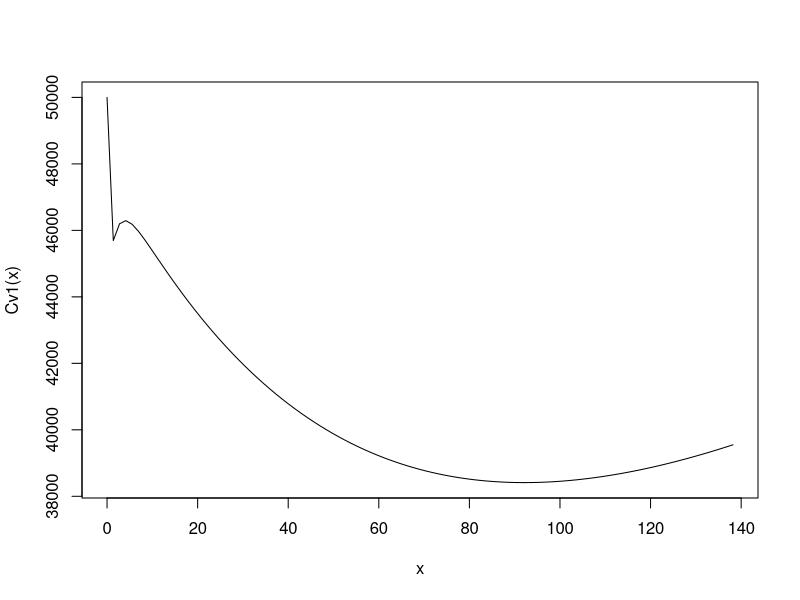
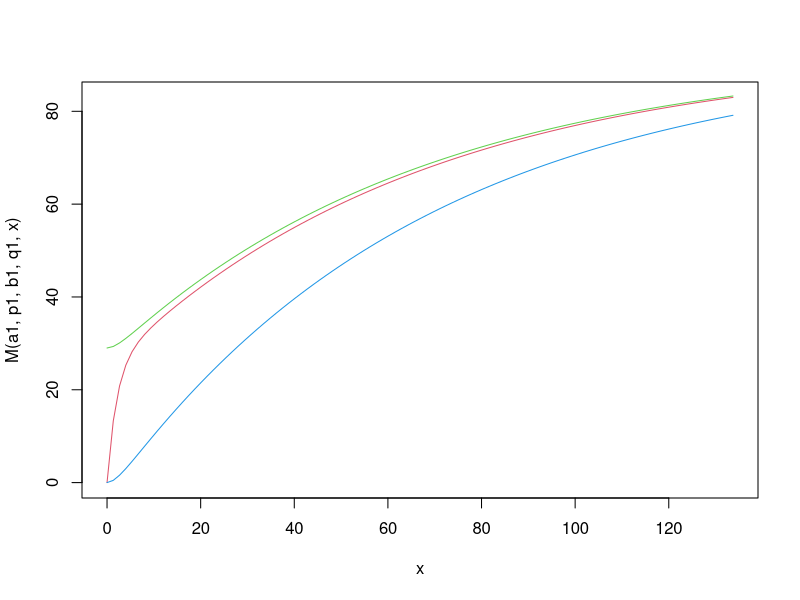
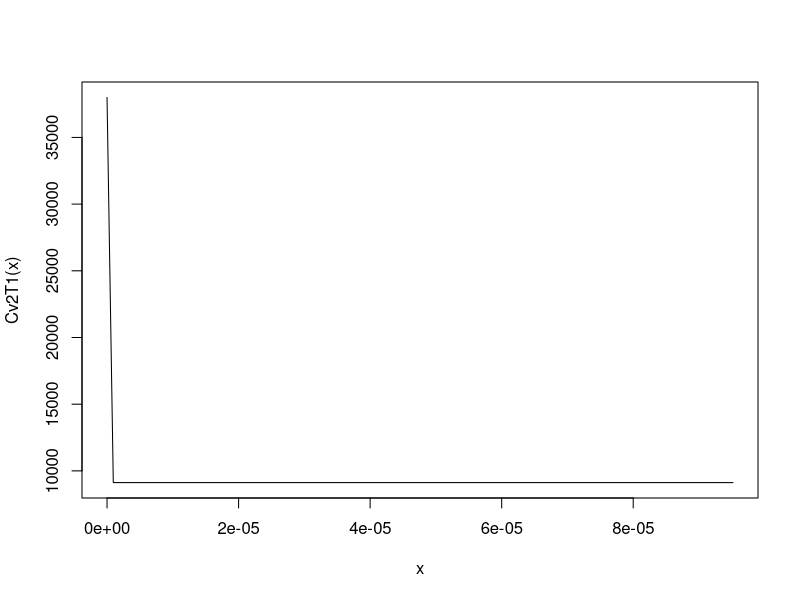
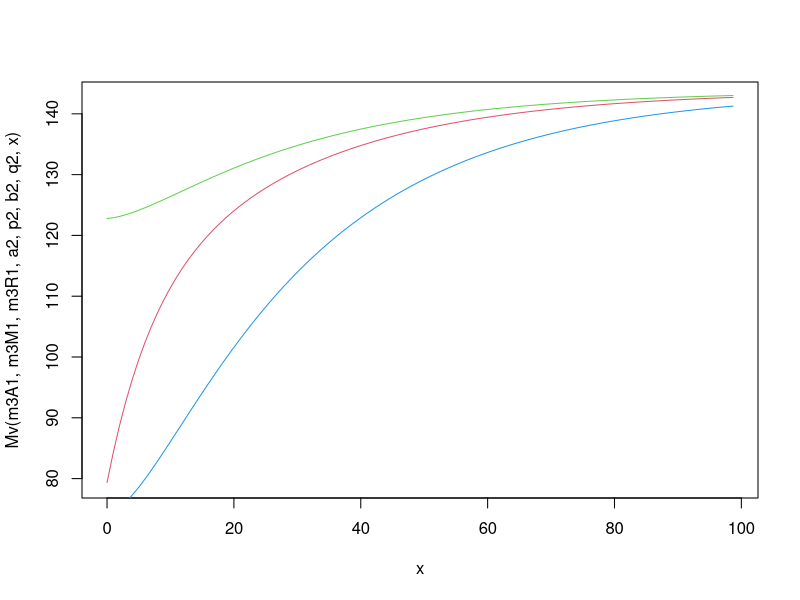
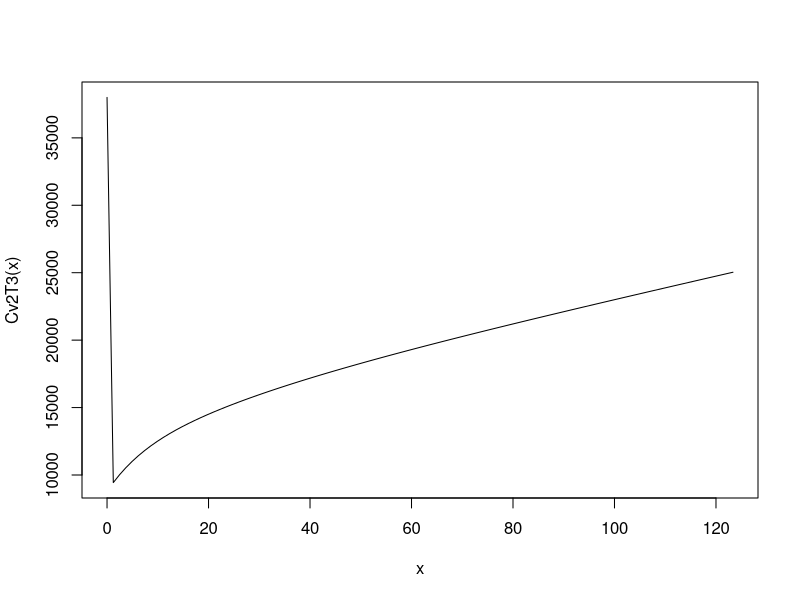
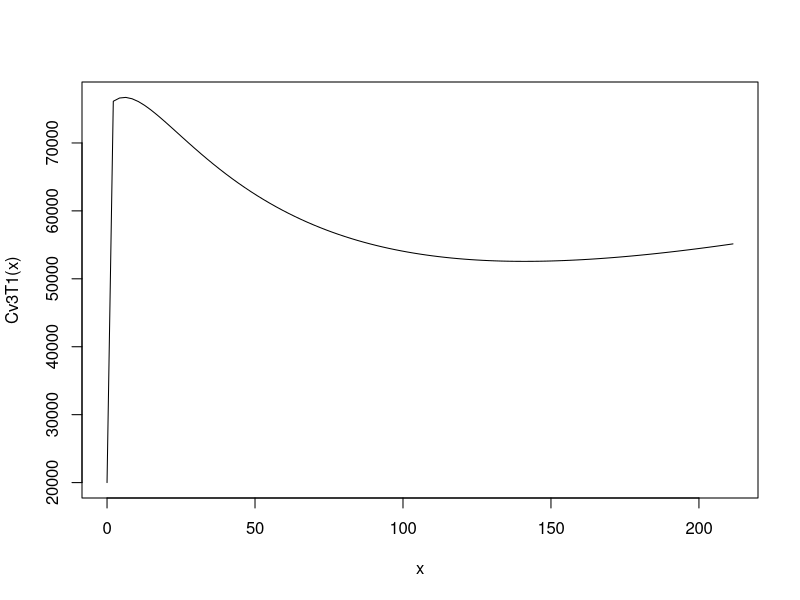
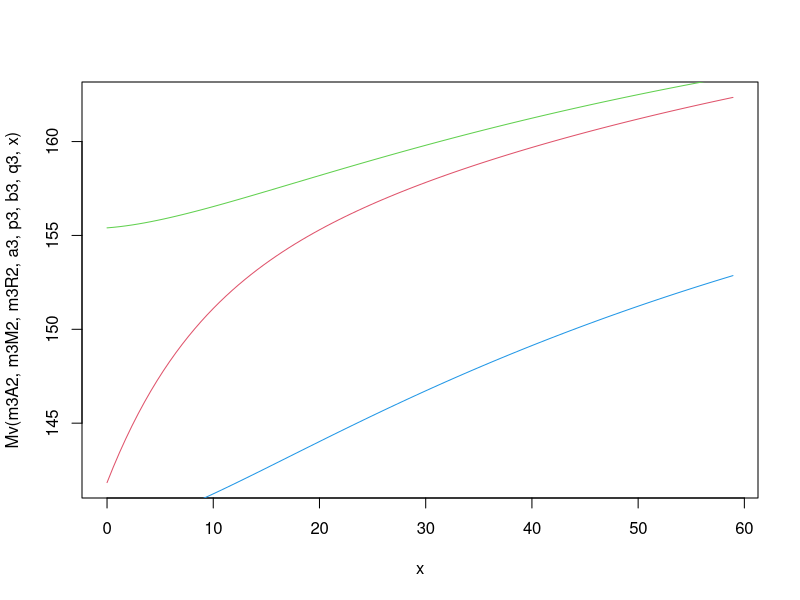
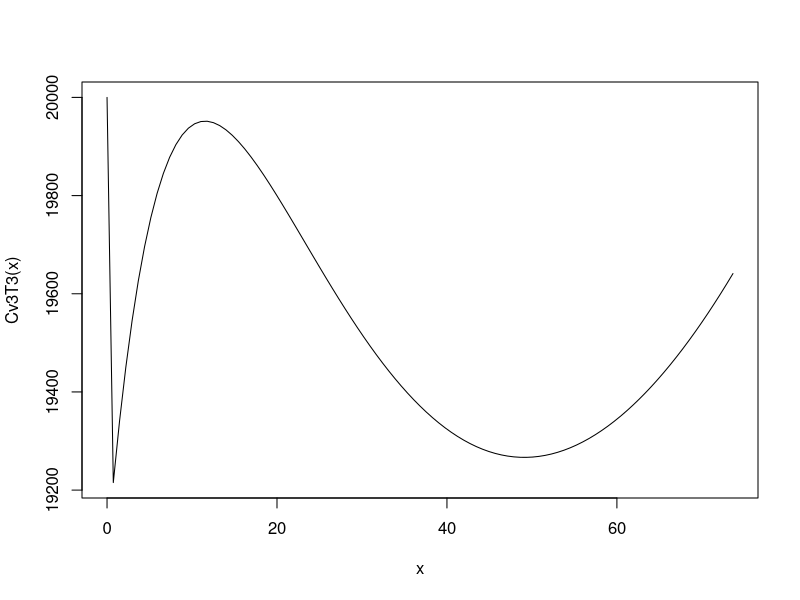

R code for these plots, in order:
# This is the code file for paper "A Study on Optimal Release Schedule for Multi-Version Software"
#################### Case III ####################

################ for version 1 #################
gc()
#set g and k
g=function(p,b) (p+b)/2
k=function(p,b,q) sqrt(g(p,b)^2-p*b*(1-q))
#set hyperbolic functions
HM=function(p,b,q,t) (g(p,b)-p*(1-q))*sinh(k(p,b,q)*t)+k(p,b,q)*cosh(k(p,b,q)*t)
HR=function(p,b,q,t) g(p,b)*sinh(k(p,b,q)*t)+k(p,b,q)*cosh(k(p,b,q)*t)
HM2=function(VA1,VM1,VR1,p,b,q,t) ((b-g(p,b))*VM1+p*q*VR1)*sinh(k(p,b,q)*t)+VM1*k(p,b,q)*cosh(k(p,b,q)*t)
HR2=function(VA1,VM1,VR1,p,b,q,t) (b*VM1+(p-g(p,b))*VR1)*sinh(k(p,b,q)*t)+VR1*k(p,b,q)*cosh(k(p,b,q)*t)

#set M(t),R(t),A(t),B(t)
M=function(a,p,b,q,t) a/(1-q)*(1-exp(-g(p,b)*t)/k(p,b,q)*HM(p,b,q,t))
R=function(a,p,b,q,t) a/(1-q)*(1-exp(-g(p,b)*t)/k(p,b,q)*HR(p,b,q,t))
A=function(a,p,b,q,t) a+q*R(a,p,b,q,t)
B=function(a,p,b,q,t) A(a,p,b,q,t)-R(a,p,b,q,t)

Mv=function(VA1,VM1,VR1,a,p,b,q,t) (VA1+a-q*VR1)/(1-q)*(1-exp(-g(p,b)*t)/k(p,b,q)*HM(p,b,q,t))+exp(-g(p,b)*t)/k(p,b,q)*HM2(VA1,VM1,VR1,p,b,q,t)
Rv=function(VA1,VM1,VR1,a,p,b,q,t) (VA1+a-q*VR1)/(1-q)*(1-exp(-g(p,b)*t)/k(p,b,q)*HR(p,b,q,t))+exp(-g(p,b)*t)/k(p,b,q)*HR2(VA1,VM1,VR1,p,b,q,t)
Av=function(VA1,VM1,VR1,a,p,b,q,t) VA1+a-q*VR1+q*Rv(VA1,VM1,VR1,a,p,b,q,t)
Bv=function(VA1,VM1,VR1,a,p,b,q,t) Av(VA1,VM1,VR1,a,p,b,q,t)-Rv(VA1,VM1,VR1,a,p,b,q,t)

#set the parameters and the cost function for version 1
c11=90
c12=100
c13=160
c14=1530
a1=29
p1=0.4568
b1=0.0507
q1=0.6861
sCv1=50000
sCv2=38000
sCv3=20000

Cv1=function(t1)
{
  ifelse(t1>0,c11*t1+c12*M(a1,p1,b1,q1,t1)+c13*R(a1,p1,b1,q1,t1)+c14*B(a1,p1,b1,q1,t1),sCv1)
}

print("### Version 1 ###")
#for sequence solution
print("=== for sequence solution: Testing Time, Total Cost, A, M, R ===")
min.t1=optimize(Cv1,c(0,500),tol=0.0001)
seqsol.t1=min.t1$minimum
seqsol.c1=Cv1(seqsol.t1)
m1A1=A(a1,p1,b1,q1,seqsol.t1)
m1M1=M(a1,p1,b1,q1,seqsol.t1)
m1R1=R(a1,p1,b1,q1,seqsol.t1)
m1RC1=c14*B(a1,p1,b1,q1,seqsol.t1)  #risk cost
sprintf("A1= %f ; M1= %f ; R1= %f " , m1A1, m1M1, m1R1)
sprintf("Optimal testing time = %f ; Optimal testing cost = %f ; Risk Cost = %f" , seqsol.t1, seqsol.c1, m1RC1)
curve(Cv1(x),xlim=c(0,seqsol.t1*1.5))  #draw the curve of the cost for sequence solution, version 1

#for DP
print("=== for DP solution: Testing Time, Total Cost, A, M, R ")
dp.t1=111.4287
dp.c1=Cv1(dp.t1)
m3A1=A(a1,p1,b1,q1,dp.t1)
m3M1=M(a1,p1,b1,q1,dp.t1)
m3R1=R(a1,p1,b1,q1,dp.t1)
m3RC1=c14*B(a1,p1,b1,q1,dp.t1)  #risk cost
sprintf("A1= %f ; M1= %f ; R1= %f " , m3A1, m3M1, m3R1)
sprintf("Optimal testing time = %f ; Optimal testing cost = %f ; Risk Cost = %f" , dp.t1, dp.c1, m3RC1)

#draw M, R, A for version 1
curve(M(a1,p1,b1,q1,x),xlim=c(0,dp.t1*1.2), col = 2)  #red
curve(R(a1,p1,b1,q1,x),xlim=c(0,dp.t1*1.2),add = TRUE, col = 4)  #blue
curve(A(a1,p1,b1,q1,x),xlim=c(0,dp.t1*1.2),add = TRUE, col = 3)   #green #blue

#################### for version 2 ####################
#set the parameters and the cost function for version 2
c21=85
c22=90
c23=126
c24=180
a2=43
p2=0.123
b2=0.0632
q2=0.301

Cv2=function(VA1,VM1,VR1,tv)
{
  ifelse(tv>0,c21*tv+c22*(Mv(VA1,VM1,VR1,a2,p2,b2,q2,tv)-VM1)  +c23*(Rv(VA1,VM1,VR1,a2,p2,b2,q2,tv)-VR1) +c24*Bv(VA1,VM1,VR1,a2,p2,b2,q2,tv),sCv2)
}

Cv2T1=function(tv)
{ Cv2(m1A1,m1M1,m1R1,tv) }
Cv2T3=function(tv)
{ Cv2(m3A1,m3M1,m3R1,tv) }

print("### Version 2 ###")
#for sequence solution
print("=== for sequence solution: Testing Time, Total Cost, A, M, R ===")
min.tv=optimize(Cv2T1,c(0,500),tol=0.0001)
seqsol.t2=min.tv$minimum
seqsol.c2=Cv2T1(seqsol.t2)
m1A2=Av(m1A1,m1M1,m1R1,a2,p2,b2,q2,seqsol.t2)
m1M2=Mv(m1A1,m1M1,m1R1,a2,p2,b2,q2,seqsol.t2)
m1R2=Rv(m1A1,m1M1,m1R1,a2,p2,b2,q2,seqsol.t2)
m1RC2=c24*Bv(m1A1,m1M1,m1R1,a2,p2,b2,q2,seqsol.t2)    #risk cost
sprintf("A2= %f ; M2= %f ; R2= %f " , m1A2, m1M2, m1R2)
sprintf("Optimal testing time = %f ; Optimal testing cost = %f ; Risk Cost = %f" , seqsol.t2, seqsol.c2, m1RC2)
curve(Cv2T1(x),xlim=c(0,seqsol.t2*1.5))  # draw the curve of the cost for sequence solution, version 2


#for DP
print("=== for DP solution: Testing Time, Total Cost, A, M, R ======")
dp.t2=82.2313  # the value got from DP program in advance
dp.c2=Cv2T3(dp.t2)
m3A2=Av(m3A1,m3M1,m3R1,a2,p2,b2,q2,dp.t2)
m3M2=Mv(m3A1,m3M1,m3R1,a2,p2,b2,q2,dp.t2)
m3R2=Rv(m3A1,m3M1,m3R1,a2,p2,b2,q2,dp.t2)
m3RC2=c24*Bv(m3A1,m3M1,m3R1,a2,p2,b2,q2,dp.t2) #risk cost
sprintf("A2= %f ; M2= %f ; R2= %f " , m3A2, m3M2, m3R2)
sprintf("Optimal testing time = %f ; Optimal testing cost = %f ; Risk Cost = %f" , dp.t2, dp.c2, m3RC2)

#draw M, R, A for version 2
curve(Mv(m3A1,m3M1,m3R1,a2,p2,b2,q2,x),xlim=c(0,dp.t2*1.2), col = 2)  #red
curve(Rv(m3A1,m3M1,m3R1,a2,p2,b2,q2,x),xlim=c(0,dp.t2*1.2),add = TRUE, col = 4)  #blue
curve(Av(m3A1,m3M1,m3R1,a2,p2,b2,q2,x),xlim=c(0,dp.t2*1.2),add = TRUE, col = 3)   #green #blue
curve(Cv2T3(x),xlim=c(0,dp.t2*1.5))  # draw the curve of the cost for DP solution, version 2

#################### for version 3 ####################
#set the parameters and the cost function for version 3
c31=95
c32=105
c33=170
c34=1180
a3=13
p3=0.1066
b3=0.0341
q3=0.4791

Cv3=function(VA1,VM1,VR1,tv)
{
  ifelse(tv>0,c31*tv+c32*(Mv(VA1,VM1,VR1,a3,p3,b3,q3,tv)-VM1)+c33*(Rv(VA1,VM1,VR1,a3,p3,b3,q3,tv)-VR1)+c34*Bv(VA1,VM1,VR1,a3,p3,b3,q3,tv),sCv3)
}

Cv3T1=function(tv)
{ Cv3(m1A2,m1M2,m1R2,tv) }
Cv3T3=function(tv)
{ Cv3(m3A2,m3M2,m3R2,tv) }

print("### Version 3 ###")
#for sequence solution
print("=== for sequence solution: Testing Time, Total Cost, A, M, R ===")
min.tv=optimize(Cv3T1,c(0,500),tol=0.0001)
seqsol.t3=min.tv$minimum
seqsol.c3=Cv3T1(seqsol.t3)
m1A3=Av(m1A2,m1M2,m1R2,a3,p3,b3,q3,seqsol.t3)
m1M3=Mv(m1A2,m1M2,m1R2,a3,p3,b3,q3,seqsol.t3)
m1R3=Rv(m1A2,m1M2,m1R2,a3,p3,b3,q3,seqsol.t3)
m1RC3=c34*Bv(m1A2,m1M2,m1R2,a3,p3,b3,q3,seqsol.t3)     #risk cost
sprintf("A3= %f ; M3= %f ; R3= %f " , m1A3, m1M3, m1R3)
sprintf("Optimal testing time = %f ; Optimal testing cost = %f ; Risk Cost = %f" , seqsol.t3, seqsol.c3, m1RC3)
curve(Cv3T1(x),xlim=c(0,seqsol.t3*1.5)) # draw the curve of the cost for sequence solution, version 3

#for DP
print("=== for dynamic programming: Testing Time, Total Cost, A, M, R ===")
dp.t3=49.1055     # the value got from DP program in advance
dp.c3=Cv3T3(dp.t3)
m3A3=Av(m3A2,m3M2,m3R2,a3,p3,b3,q3,dp.t3)
m3M3=Mv(m3A2,m3M2,m3R2,a3,p3,b3,q3,dp.t3)
m3R3=Rv(m3A2,m3M2,m3R2,a3,p3,b3,q3,dp.t3)
m3RC3=c34*Bv(m3A2,m3M2,m3R2,a3,p3,b3,q3,dp.t3)     #risk cost
sprintf("A3= %f ; M3= %f ; R3= %f " , m1A3, m1M3, m1R3)
sprintf("Optimal testing time = %f ; Optimal testing cost = %f ; Risk Cost = %f" , dp.t3, dp.c3, m3RC3)

#draw M, R, A for version 3
curve(Mv(m3A2,m3M2,m3R2,a3,p3,b3,q3,x),xlim=c(0,dp.t3*1.2), col = 2)  #red
curve(Rv(m3R2,m3M2,m3R2,a3,p3,b3,q3,x),xlim=c(0,dp.t3*1.2),add = TRUE, col = 4)  #blue
curve(Av(m3A2,m3M2,m3R2,a3,p3,b3,q3,x),xlim=c(0,dp.t3*1.2),add = TRUE, col = 3)   #green #blue
curve(Cv3T3(x),xlim=c(0,dp.t3*1.5))  # draw the curve of the cost for DP solution, version 3
